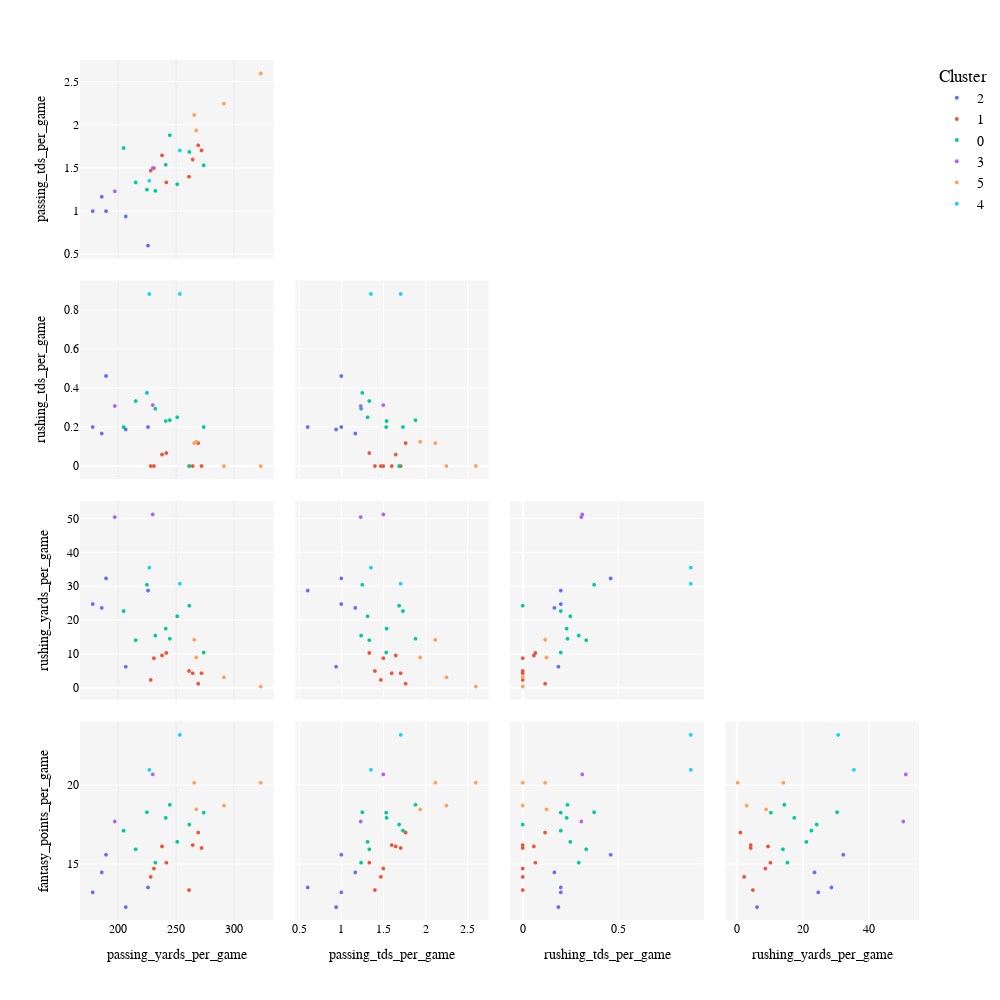

The cell this chart's notebook holds for it:
### Markdown cell above
## Plot Generation

### Code cell
# Convert dictionary keys to a list
name_list = list(cluster_ranking.keys())

# Add the list as a new column to the dataframe
df_cluster['Names'] = name_list

df_cluster.set_index('Names', inplace=True)

fig = px.scatter_matrix(
    data_frame=df_cluster,
    dimensions=subset_cols,
    color="Cluster",
    hover_name=df_cluster.index,  # Assuming the player's name is the index
    labels={col: col for col in subset_cols}  # Optional if you want to customize axis labels
)

# Customize the appearance (optional)
fig.update_traces(diagonal_visible=diagonal_is_visible, showupperhalf=showupperhalf)

# improving UI
fig.update_layout(
    paper_bgcolor='rgba(0,0,0,0)',   # Transparent background outside the plot
    plot_bgcolor='rgba(245, 245, 245, 1)',  # Light gray plot background
    showlegend=True,
    font=dict(
        family="Courier New, monospace",  # Choose a font family
        size=font_size,  # Adjust the font size
        color="black"  # Font color
    )
)
fig.update_xaxes(showgrid=True, gridwidth=0.5, gridcolor='rgba(200, 200, 200, 0.5)')
fig.update_yaxes(showgrid=True, gridwidth=0.5, gridcolor='rgba(200, 200, 200, 0.5)')

fig.update_layout(width=width, height=height)  # Adjust as necessary
fig.update_traces(marker=dict(size=marker_size))  # Adjust marker size as needed

fig.update_layout(legend=dict(font=dict(size=legend_size)))

# Save the plot as HTML
if save_fig:
    fig.write_html("../interactive-2.0/QB/2023-review/fantasy-points-per-game-cluster.html")

fig.show()

### Figure 1 — Plotly figure (JSON) as saved in the notebook; plotly's stock layout.template omitted (floating-point values rounded to 4 significant figures)
{"data": [{"diagonal": {"visible": false}, "dimensions": [{"axis": {"matches": true}, "label": "passing_yards_per_game", "values": [206.6, 178, 225.8, 185.8, 189.5]}, {"axis": {"matches": true}, "label": "passing_tds_per_game", "values": [0.9375, 1, 0.6, 1.167, 1]}, {"axis": {"matches": true}, "label": "rushing_tds_per_game", "values": [0.1875, 0.2, 0.2, 0.1667, 0.4615]}, {"axis": {"matches": true}, "label": "rushing_yards_per_game", "values": [6.25, 24.8, 28.8, 23.67, 32.38]}, {"axis": {"matches": true}, "label": "fantasy_points_per_game", "values": [12.26, 13.2, 13.51, 14.47, 15.59]}], "hovertemplate": "<b>%{hovertext}</b><br><br>Cluster=2<br>%{xaxis.title.text}=%{x}<br>%{yaxis.title.text}=%{y}<extra></extra>", "hovertext": ["Gardner Minshew", "Taylor Heinicke", "Easton Stick", "Deshaun Watson", "Joshua Dobbs"], "legendgroup": "2", "marker": {"color": "#636efa", "size": 4, "symbol": "circle"}, "name": "2", "showlegend": true, "showupperhalf": false, "type": "splom"}, {"diagonal": {"visible": false}, "dimensions": [{"axis": {"matches": true}, "label": "passing_yards_per_game", "values": [261.2, 228.1, 230.9, 241.6, 272, 237.9, 264.3, 269.1]}, {"axis": {"matches": true}, "label": "passing_tds_per_game", "values": [1.4, 1.471, 1.5, 1.333, 1.706, 1.647, 1.6, 1.765]}, {"axis": {"matches": true}, "label": "rushing_tds_per_game", "values": [0, 0, 0, 0.06667, 0, 0.05882, 0, 0.1176]}, {"axis": {"matches": true}, "label": "rushing_yards_per_game", "values": [5, 2.353, 8.8, 10.33, 4.353, 9.588, 4.333, 1.235]}, {"axis": {"matches": true}, "label": "fantasy_points_per_game", "values": [13.35, 14.18, 14.72, 15.08, 16.02, 16.12, 16.21, 17.01]}], "hovertemplate": "<b>%{hovertext}</b><br><br>Cluster=1<br>%{xaxis.title.text}=%{x}<br>%{yaxis.title.text}=%{y}<extra></extra>", "hovertext": ["Nick Mullens", "Derek Carr", "Joe Burrow", "Geno Smith", "Tua Tagovailoa", "Baker Mayfield", "Matthew Stafford", "Jared Goff"], "legendgroup": "1", "marker": {"color": "#EF553B", "size": 4, "symbol": "circle"}, "name": "1", "showlegend": true, "showupperhalf": false, "type": "splom"}, {"diagonal": {"visible": false}, "dimensions": [{"axis": {"matches": true}, "label": "passing_yards_per_game", "values": [232.1, 215.1, 251, 204.7, 261.4, 241.1, 273.9, 224.9, 244.6]}, {"axis": {"matches": true}, "label": "passing_tds_per_game", "values": [1.235, 1.333, 1.312, 1.733, 1.688, 1.538, 1.533, 1.25, 1.882]}, {"axis": {"matches": true}, "label": "rushing_tds_per_game", "values": [0.2941, 0.3333, 0.25, 0.2, 0, 0.2308, 0.2, 0.375, 0.2353]}, {"axis": {"matches": true}, "label": "rushing_yards_per_game", "values": [15.47, 14.11, 21.19, 22.73, 24.31, 17.54, 10.47, 30.5, 14.53]}, {"axis": {"matches": true}, "label": "fantasy_points_per_game", "values": [15.09, 15.94, 16.41, 17.13, 17.51, 17.94, 18.27, 18.3, 18.77]}], "hovertemplate": "<b>%{hovertext}</b><br><br>Cluster=0<br>%{xaxis.title.text}=%{x}<br>%{yaxis.title.text}=%{y}<extra></extra>", "hovertext": ["Sam Howell", "Jake Browning", "Trevor Lawrence", "Russell Wilson", "Patrick Mahomes", "Justin Herbert", "C.J. Stroud", "Kyler Murray", "Jordan Love"], "legendgroup": "0", "marker": {"color": "#00cc96", "size": 4, "symbol": "circle"}, "name": "0", "showlegend": true, "showupperhalf": false, "type": "splom"}, {"diagonal": {"visible": false}, "dimensions": [{"axis": {"matches": true}, "label": "passing_yards_per_game", "values": [197.1, 229.9]}, {"axis": {"matches": true}, "label": "passing_tds_per_game", "values": [1.231, 1.5]}, {"axis": {"matches": true}, "label": "rushing_tds_per_game", "values": [0.3077, 0.3125]}, {"axis": {"matches": true}, "label": "rushing_yards_per_game", "values": [50.54, 51.31]}, {"axis": {"matches": true}, "label": "fantasy_points_per_game", "values": [17.71, 20.7]}], "hovertemplate": "<b>%{hovertext}</b><br><br>Cluster=3<br>%{xaxis.title.text}=%{x}<br>%{yaxis.title.text}=%{y}<extra></extra>", "hovertext": ["Justin Fields", "Lamar Jackson"], "legendgroup": "3", "marker": {"color": "#ab63fa", "size": 4, "symbol": "circle"}, "name": "3", "showlegend": true, "showupperhalf": false, "type": "splom"}, {"diagonal": {"visible": false}, "dimensions": [{"axis": {"matches": true}, "label": "passing_yards_per_game", "values": [267.5, 291.4, 265.6, 323.2]}, {"axis": {"matches": true}, "label": "passing_tds_per_game", "values": [1.938, 2.25, 2.118, 2.6]}, {"axis": {"matches": true}, "label": "rushing_tds_per_game", "values": [0.125, 0, 0.1176, 0]}, {"axis": {"matches": true}, "label": "rushing_yards_per_game", "values": [9, 3.125, 14.24, 0.4]}, {"axis": {"matches": true}, "label": "fantasy_points_per_game", "values": [18.48, 18.72, 20.17, 20.17]}], "hovertemplate": "<b>%{hovertext}</b><br><br>Cluster=5<br>%{xaxis.title.text}=%{x}<br>%{yaxis.title.text}=%{y}<extra></extra>", "hovertext": ["Brock Purdy", "Kirk Cousins", "Dak Prescott", "Joe Flacco"], "legendgroup": "5", "marker": {"color": "#FFA15A", "size": 4, "symbol": "circle"}, "name": "5", "showlegend": true, "showupperhalf": false, "type": "splom"}, {"diagonal": {"visible": false}, "dimensions": [{"axis": {"matches": true}, "label": "passing_yards_per_game", "values": [226.9, 253.3]}, {"axis": {"matches": true}, "label": "passing_tds_per_game", "values": [1.353, 1.706]}, {"axis": {"matches": true}, "label": "rushing_tds_per_game", "values": [0.8824, 0.8824]}, {"axis": {"matches": true}, "label": "rushing_yards_per_game", "values": [35.59, 30.82]}, {"axis": {"matches": true}, "label": "fantasy_points_per_game", "values": [20.99, 23.21]}], "hovertemplate": "<b>%{hovertext}</b><br><br>Cluster=4<br>%{xaxis.title.text}=%{x}<br>%{yaxis.title.text}=%{y}<extra></extra>", "hovertext": ["Jalen Hurts", "Josh Allen"], "legendgroup": "4", "marker": {"color": "#19d3f3", "size": 4, "symbol": "circle"}, "name": "4", "showlegend": true, "showupperhalf": false, "type": "splom"}], "layout": {"dragmode": "select", "font": {"color": "black", "family": "Courier New, monospace", "size": 12}, "height": 1000, "legend": {"font": {"size": 14}, "title": {"text": "Cluster"}, "tracegroupgap": 0}, "margin": {"t": 60}, "paper_bgcolor": "rgba(0,0,0,0)", "plot_bgcolor": "rgba(245, 245, 245, 1)", "showlegend": true, "width": 1000, "xaxis": {"gridcolor": "rgba(200, 200, 200, 0.5)", "gridwidth": 0.5, "showgrid": true}, "yaxis": {"gridcolor": "rgba(200, 200, 200, 0.5)", "gridwidth": 0.5, "showgrid": true}}}
